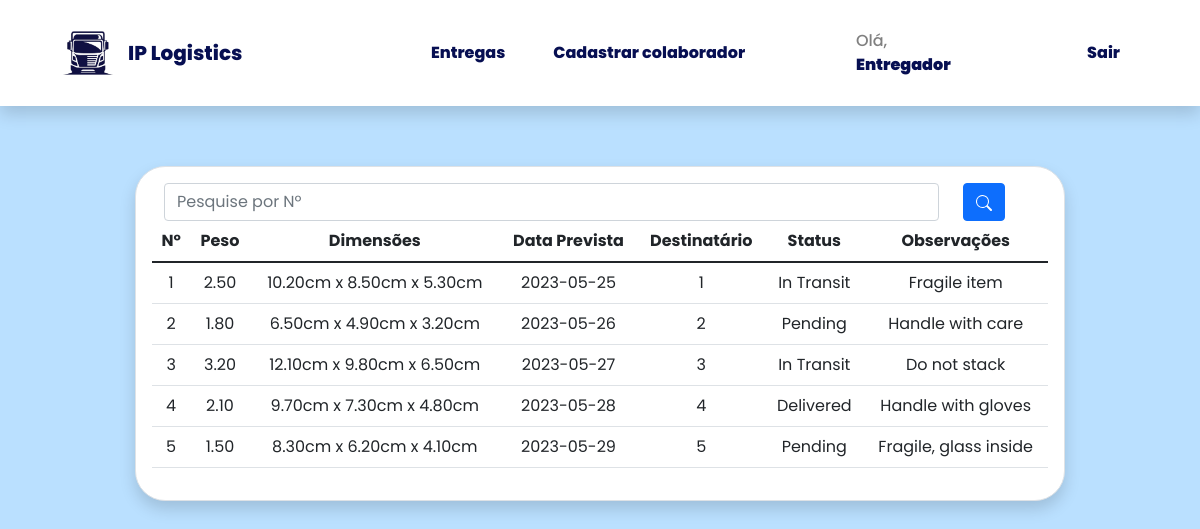
Screenshot of /admin_entregador/admin_entregador.php with the database file from the repository.
### tables this page shows
CREATE TABLE IF NOT EXISTS ENCOMENDA(
	ID_ENCOMENDA INT(10) NOT NULL UNIQUE AUTO_INCREMENT,
    PESO DECIMAL(8,2) NOT NULL,
    ALTURA DECIMAL(5,2) NOT NULL,
    LARGURA DECIMAL(5,2) NOT NULL,
    PROFUNDIDADE DECIMAL(5,2) NOT NULL,
    DATA_PREVISTA DATE NOT NULL,
    OBSERVACAO VARCHAR(50) NOT NULL,
    ID_ENTREGADOR INT(10) NOT NULL,
    ID_LOJA INT(10) NOT NULL,
    ID_DESTINATARIO INT(10) NOT NULL,
    ID_STATUS INT(10) NOT NULL,
    PRIMARY KEY (ID_ENCOMENDA),
    FOREIGN KEY (ID_ENTREGADOR) REFERENCES ENTREGADOR(ID_ENTREGADOR),
    FOREIGN KEY (ID_LOJA) REFERENCES LOJA(ID_LOJA),
    FOREIGN KEY (ID_DESTINATARIO) REFERENCES DESTINATARIO(ID_DESTINATARIO),
    FOREIGN KEY (ID_STATUS) REFERENCES STATUS(ID_STATUS)
);

CREATE TABLE IF NOT EXISTS STATUS(
	ID_STATUS INT(10) NOT NULL UNIQUE AUTO_INCREMENT,
    NOME VARCHAR(25) NOT NULL,
    PRIMARY KEY(ID_STATUS)
);

### admin_entregador/admin_entregador.php (the view, shortened to what this page needs)
<!DOCTYPE html>
<html lang="en">
<head>
    <link href="https://cdn.jsdelivr.net/npm/bootstrap@5.1.3/dist/css/bootstrap.min.css" rel="stylesheet"
>
    <link rel="stylesheet" href="./admin_entregador.css">
</head>
<body>
    <nav class="navbar navbar-expand-lg navbar-light bg-light navbar-center ml-3 bg-white shadow">
        <div class="row col-12 d-flex">
            <div class="col-4">
                <a class="navbar-brand d-flex align-items-center mx-5" href="#">
                    <img src="../img/logo.png" alt="Logo" class="logo-img">
                    <b class="mr-2 navbar-text">IP Logistics</b>
                </a>
            </div>
            <div class="col-4">
                <ul class="navbar-nav align-items-center justify-content-center" style="height: 100%;">
                    <li class="nav-item mx-3">
                        <a class="nav-link navbar-text " href="../admin_entregador/admin_entregador.php">Entregas</a>
                    </li>
                    <li class="nav-item mx-3">
                        <a class="nav-link navbar-text" href="../cadastro_colaborador/cadastro_colaborador.php">Cadastrar colaborador</a>
                    </li>
                </ul>
            </div>
            <div class="col-4 ">
                <ul class="navbar-nav align-items-center justify-content-end" style="height: 100%;">
                    <li class="nav-item mx-5">
                        <a class="nav-link navbar-text" href="#"> <span style="color: grey; font-weight: 500;">Olá, </span><b>Entregador</b></a>
                    </li>
                    <li class="nav-item mx-5">
                        <a class="nav-link navbar-text" href="../login/login.php">Sair</a>
                    </li>
                </ul>
            </div>
        </div>
    </nav>
    <div class="container d-flex justify-content-center align-items-center". style="margin-top: 5%;">
        <div class="row border rounded-5 p-3 bg-white shadow box-area">
            <form method="POST" action="">
                <div class="row col-12 ">
                    <div class="col-11">
                        <input class="form-control" type="text" name="searchNumber" placeholder="Pesquise por Nº">
                    </div>
                    <div class="col-1">
                        <button type="submit" name="searchButton" class="btn btn-primary">
                        </button>
                    </div>
                </div>
            </form>
            <table class="table table-hover">
                <thead>
                    <tr>
                        <th class="text-center">Nº</th>
                        <th class="text-center">Peso</th>
                        <th class="text-center">Dimensões</th>
                        <th class="text-center">Data Prevista</th>
                        <th class="text-center">Destinatário</th>
                        <th class="text-center">Status</th>
                        <th class="text-center">Observações</th>
                    </tr>
                </thead>
                <tbody id="table-body">
                <?php
                    $server = "localhost";
                    $usuario = "root";
                    $senha = "";
                    $banco = "lojaentregas";
                    $conn = new mysqli($server, $usuario, $senha, $banco);
                    if (isset($_POST['searchButton'])) {
                        $searchNumber = $_POST['searchNumber'];
                        if($searchNumber==null){
                            $result = $conn->query("SELECT * FROM encomenda");
                            if (!$result) {
                                die('Query failed: ' . $conn->error);
                            }
                        }
                        else{
                            $result = $conn->query("SELECT * FROM encomenda WHERE ID_ENCOMENDA = $searchNumber");
                            if (!$result) {
                                die('Query failed: ' . $conn->error);
                            }
                        }
                    } else {
                        $result = $conn->query("SELECT * FROM encomenda");
                    }
                    while ($row = $result->fetch_assoc()) {
                        $idrow = $row['ID_STATUS'];
                        $result1 = $conn->query("SELECT NOME FROM STATUS WHERE ID_STATUS = $idrow");
                        $statusName = $result1->fetch_assoc();
                        echo '<tr onclick="setCookieAndRedirect('.$row['ID_ENCOMENDA'].');" class="link-table">';
                        echo '<td class="text-center">' . $row['ID_ENCOMENDA'] . '</td>';
                        echo '<td class="text-center">' . $row['PESO'] . '</td>';
                        echo '<td class="text-center">' . $row['ALTURA'] . 'cm x ' . $row['LARGURA'] . 'cm x ' . $row['PROFUNDIDADE'] .  'cm</td>';
                        echo '<td class="text-center">' . $row['DATA_PREVISTA'] . '</td>';
                        echo '<td class="text-center">' . $row['ID_DESTINATARIO'] . '</td>';
                        echo '<td class="text-center">' . $statusName['NOME'] . '</td>';
                        echo '<td class="text-center">' . $row['OBSERVACAO'] . '</td>';
                        echo '</tr>';
                    }
                    ?>
                </tbody>
            </table>
        </div>
    </div>
</body>
</html>

### admin_entregador/admin_entregador.css (style rules this page uses)
body { font-family: 'Poppins', sans-serif; background: #bae0ff; }
.logo-img { max-height: 80px; }
.box-area { width: 930px; }
::placeholder { font-size: 16px; }
.rounded-5 { border-radius: 30px; }
.navbar-text { font-weight: 800; color: #070f52 !important; }

### rows the page displays
encomenda: ID_ENCOMENDA "1", PESO "2.50", ALTURA "10.20", LARGURA "8.50", PROFUNDIDADE "5.30", DATA_PREVISTA "2023-05-25", ID_DESTINATARIO "1", ID_STATUS.NOME "In Transit", OBSERVACAO "Fragile item"
encomenda: ID_ENCOMENDA "2", PESO "1.80", ALTURA "6.50", LARGURA "4.90", PROFUNDIDADE "3.20", DATA_PREVISTA "2023-05-26", ID_DESTINATARIO "2", ID_STATUS.NOME "Pending", OBSERVACAO "Handle with care"
encomenda: ID_ENCOMENDA "3", PESO "3.20", ALTURA "12.10", LARGURA "9.80", PROFUNDIDADE "6.50", DATA_PREVISTA "2023-05-27", ID_DESTINATARIO "3", ID_STATUS.NOME "In Transit", OBSERVACAO "Do not stack"
encomenda: ID_ENCOMENDA "4", PESO "2.10", ALTURA "9.70", LARGURA "7.30", PROFUNDIDADE "4.80", DATA_PREVISTA "2023-05-28", ID_DESTINATARIO "4", ID_STATUS.NOME "Delivered", OBSERVACAO "Handle with gloves"
encomenda: ID_ENCOMENDA "5", PESO "1.50", ALTURA "8.30", LARGURA "6.20", PROFUNDIDADE "4.10", DATA_PREVISTA "2023-05-29", ID_DESTINATARIO "5", ID_STATUS.NOME "Pending", OBSERVACAO "Fragile, glass inside"
